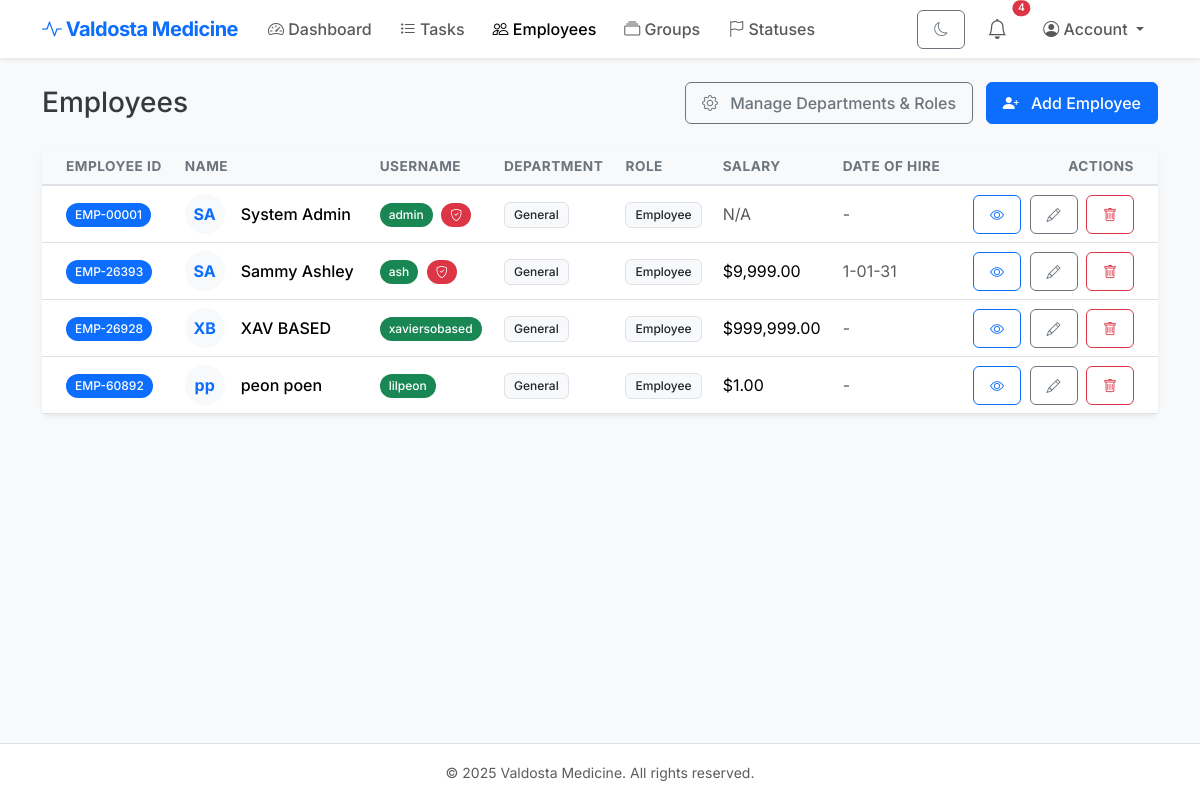
The app's page /employees (signed in), older data.
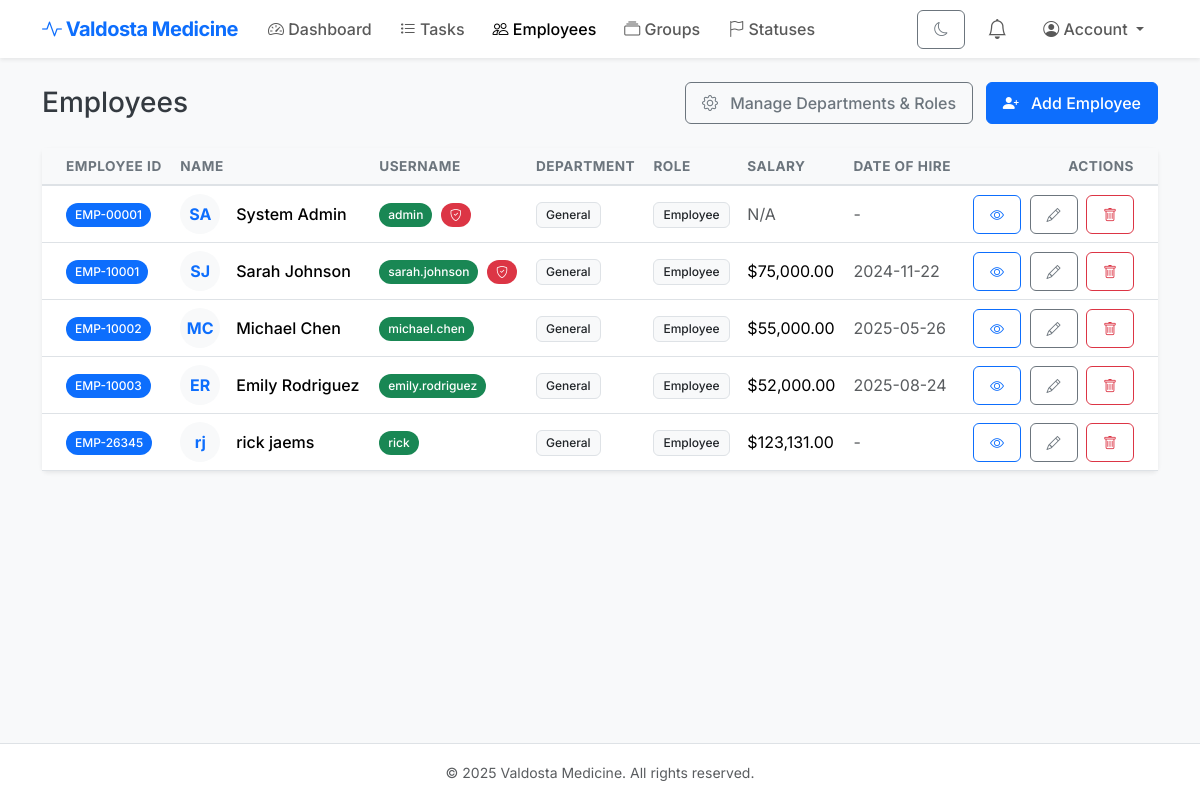
The same page, newer data.
### models.py (models this page shows)
class Employee(db.Model):
    __tablename__ = "employees"
    id = db.Column(db.Integer, primary_key=True)
    employee_id = db.Column(db.String(20), unique=True, nullable=False)  # Random employee ID
    first_name = db.Column(db.String(100), nullable=False)
    last_name = db.Column(db.String(100), nullable=False)
    address = db.Column(db.Text)
    salary = db.Column(db.Float)
    date_of_hire = db.Column(db.Date)
    date_of_birth = db.Column(db.Date)
    department_id = db.Column(db.Integer, db.ForeignKey("departments.id"))
    role_id = db.Column(db.Integer, db.ForeignKey("roles.id"))
    user_id = db.Column(db.Integer, db.ForeignKey("users.id"))
    department = db.relationship("Department", back_populates="employees")
    role = db.relationship("Role", back_populates="employees")
    user = db.relationship("User", back_populates="employee")
    def full_name(self):
        return f"{self.first_name} {self.last_name}"

class User(db.Model):
    __tablename__ = "users"
    id = db.Column(db.Integer, primary_key=True)
    username = db.Column(db.String(64), unique=True, nullable=False)
    password_hash = db.Column(db.String(255), nullable=False)
    is_active = db.Column(db.Boolean, default=True)
    employee = db.relationship("Employee", back_populates="user", uselist=False)
    groups = db.relationship("Group", secondary="user_groups", back_populates="users")
    created_tasks = db.relationship("Task", back_populates="creator", foreign_keys="Task.created_by_user_id")
    notifications = db.relationship("Notification", back_populates="user", order_by="Notification.created_at.desc()")
    def is_admin(self):
        return any(g.is_admin_group for g in self.groups)

class Department(db.Model):
    __tablename__ = "departments"
    id = db.Column(db.Integer, primary_key=True)
    name = db.Column(db.String(100), nullable=False)
    description = db.Column(db.Text)
    employees = db.relationship("Employee", back_populates="department")

class Role(db.Model):
    __tablename__ = "roles"
    id = db.Column(db.Integer, primary_key=True)
    name = db.Column(db.String(100), nullable=False)
    description = db.Column(db.Text)
    employees = db.relationship("Employee", back_populates="role")

### app.py (the view)
    @app.route("/employees")
    @login_required
    def employees():
        emps = Employee.query.all()
        departments = Department.query.all()
        roles = Role.query.all()
        return render_template("employees.html", employees=emps,
                               departments=departments, roles=roles)

### templates/employees.html (shortened to what this page needs)
{% extends "base.html" %}
{% block content %}
<div class="d-flex justify-content-between align-items-center mb-4">
  <h2 class="h3 mb-0">Employees</h2>
  <div>
    <a href="{{ url_for('departments_roles') }}" class="btn btn-outline-secondary me-2">
      <i class="bi bi-gear me-2"></i> Manage Departments & Roles
    </a>
    <button class="btn btn-primary" data-bs-toggle="modal" data-bs-target="#addEmployeeModal">
      <i class="bi bi-person-plus-fill me-2"></i> Add Employee
    </button>
  </div>
</div>
<div class="card shadow-sm">
  <div class="card-body p-0">
    <div class="table-responsive">
      <table class="table table-hover mb-0 align-middle">
              <thead class="table-light">
                <tr>
                  <th class="ps-4">Employee ID</th>
                  <th>Name</th>
                  <th>Username</th>
                  <th>Department</th>
                  <th>Role</th>
                  <th>Salary</th>
                  <th>Date of Hire</th>
                  <th class="text-end pe-4">Actions</th>
                </tr>
              </thead>
        <tbody>
          {% for e in employees %}
          <tr>
            <td class="ps-4">
              <span class="badge rounded-pill bg-primary">{{ e.employee_id }}</span>
            </td>
            <td class="fw-medium">
              <div class="d-flex align-items-center">
                <div
                  class="avatar me-3 bg-light rounded-circle d-flex align-items-center justify-content-center text-primary"
                  style="width: 40px; height: 40px;">
                  <span class="fw-bold">{{ e.first_name[0] }}{{ e.last_name[0] }}</span>
                </div>
                <div>{{ e.full_name() }}</div>
              </div>
            </td>
            <td>
              {% if e.user %}
              <span class="badge rounded-pill bg-success">{{ e.user.username }}</span>
              {% if e.user.is_admin() %}
                <span class="badge rounded-pill bg-danger ms-1">
                  <i class="bi bi-shield-check"></i>
                </span>
              {% endif %}
              {% else %}
              <span class="text-muted fst-italic">No account</span>
              {% endif %}
            </td>
            <td>
              <span class="badge bg-light text-dark border">
                {{ e.department.name if e.department else 'N/A' }}
              </span>
            </td>
            <td>
              <span class="badge bg-light text-dark border">
                {{ e.role.name if e.role else 'N/A' }}
              </span>
            </td>
            <td>
              {% if e.salary is not none %}
              ${{ "{:,.2f}".format(e.salary) }}
              {% else %}
              <span class="text-muted">N/A</span>
              {% endif %}
            </td>
            <td class="text-muted">
              {{ e.date_of_hire.strftime('%Y-%m-%d') if e.date_of_hire else '-' }}
            </td>
            <td class="text-end pe-4">
              <button class="btn btn-sm btn-outline-primary me-1" data-bs-toggle="modal"
                data-bs-target="#viewEmployeeModal{{ e.id }}" title="View Details">
                <i class="bi bi-eye"></i>
              </button>
              <button class="btn btn-sm btn-outline-secondary me-1" data-bs-toggle="modal"
                data-bs-target="#editEmployeeModal{{ e.id }}" title="Edit">
                <i class="bi bi-pencil"></i>
              </button>
              <button class="btn btn-sm btn-outline-danger" data-bs-toggle="modal"
                data-bs-target="#deleteEmployeeModal{{ e.id }}" title="Delete">
                <i class="bi bi-trash"></i>
              </button>
            </td>
          </tr>
          {% else %}
          <tr>
            <td colspan="8" class="text-center py-4 text-muted">No employees found.</td>
          </tr>
          {% endfor %}
        </tbody>
      </table>
    </div>
  </div>
</div>
{% endblock %}

### templates/base.html (shortened to what this page needs)
<!doctype html>
<html lang="en" class="h-100">
<head>
  <link rel="stylesheet" href="https://cdn.jsdelivr.net/npm/bootstrap-icons@1.11.3/font/bootstrap-icons.min.css">
  <link href="https://cdn.jsdelivr.net/npm/bootstrap@5.3.3/dist/css/bootstrap.min.css" rel="stylesheet">
  <link rel="stylesheet" href="{{ url_for('static', filename='style.css') }}">
</head>
<body class="d-flex flex-column h-100 bg-light">
<nav class="navbar navbar-expand-lg navbar-light bg-white shadow-sm mb-4">
  <div class="container">
    <a class="navbar-brand fw-bold text-primary" href="{{ url_for('dashboard') }}">
      <i class="bi bi-activity"></i> Valdosta Medicine
    </a>
    <div class="collapse navbar-collapse" id="navbarContent">
      {% if session.user_id %}
      <ul class="navbar-nav me-auto mb-2 mb-lg-0">
        <li class="nav-item">
            <a class="nav-link {% if request.endpoint == 'dashboard' %}active{% endif %}" href="{{ url_for('dashboard') }}">
              <i class="bi bi-speedometer2"></i> Dashboard
            </a>
        </li>
        <li class="nav-item">
            <a class="nav-link {% if request.endpoint == 'tasks' %}active{% endif %}" href="{{ url_for('tasks') }}">
              <i class="bi bi-list-task"></i> Tasks
            </a>
        </li>
        {% if current_user and current_user.is_admin() %}
        <li class="nav-item">
            <a class="nav-link {% if request.endpoint == 'employees' %}active{% endif %}" href="{{ url_for('employees') }}">
              <i class="bi bi-people"></i> Employees
            </a>
        </li>
        <li class="nav-item">
            <a class="nav-link {% if request.endpoint == 'groups' %}active{% endif %}" href="{{ url_for('groups') }}">
              <i class="bi bi-collection"></i> Groups
            </a>
        </li>
        <li class="nav-item">
            <a class="nav-link {% if request.endpoint == 'statuses' %}active{% endif %}" href="{{ url_for('statuses') }}">
              <i class="bi bi-flag"></i> Statuses
            </a>
        </li>
        {% endif %}
      </ul>
      <ul class="navbar-nav align-items-center gap-2">
        <li class="nav-item">
          <button class="btn btn-sm btn-outline-secondary" id="themeToggle" type="button" aria-label="Toggle dark mode">
          </button>
        </li>
        <li class="nav-item dropdown">
          <a class="nav-link position-relative" href="#" role="button" data-bs-toggle="dropdown">
            <i class="bi bi-bell fs-5"></i>
            {% if unread_notifications > 0 %}
            <span class="position-absolute top-0 start-100 translate-middle badge rounded-pill bg-danger">
              {{ unread_notifications if unread_notifications < 10 else '9+' }}
            </span>
            {% endif %}
          </a>
        </li>
        <li class="nav-item dropdown">
           <a class="nav-link dropdown-toggle" href="#" role="button" data-bs-toggle="dropdown">
             <i class="bi bi-person-circle"></i> Account
           </a>
        </li>
      </ul>
      {% endif %}
    </div>
  </div>
</nav>
<main class="flex-shrink-0 mb-5">
  <div class="container">
    {% block content %}{% endblock %}
  </div>
</main>
<footer class="footer mt-auto py-3 bg-white border-top">
  <div class="container text-center text-muted">
    <small>&copy; {{ now_year }} Valdosta Medicine. All rights reserved.</small>
  </div>
</footer>
</body>
</html>

### static/style.css (style rules this page uses)
body { font-family: 'Inter', sans-serif; background-color: #f8f9fa; color: #343a40; }
h1, h2, h3, h4, h5, h6 { font-weight: 600; color: #212529; }
.card { border: none; box-shadow: 0 0.125rem 0.25rem rgba(0, 0, 0, 0.075); transition: transform 0.2s ease-in-out, box-shadow 0.2s ease-in-out; }
.btn { border-radius: 0.375rem; font-weight: 500; padding: 0.5rem 1rem; }
.navbar-brand { letter-spacing: -0.5px; }
.nav-link { font-weight: 500; padding: 6px 14px !important; border-radius: 999px; }
.table { vertical-align: middle; }
.table thead th { border-top: none; border-bottom: 2px solid #dee2e6; font-size: 0.85rem; text-transform: uppercase; letter-spacing: 0.5px; color: #6c757d; }
.badge { font-weight: 500; padding: 0.5em 0.75em; }
.navbar { z-index: 1030 !important; position: relative; }
body, .card, .navbar, .footer, .table, .modal-content, .form-control, .form-select, .dropdown-menu, .badge, .nav-link, .btn { transition: background-color .25s ease, color .25s ease, border-color .25s ease, box-shadow .25s ease; }

Row changes from the older to the newer data that the page shows:
changed Employee: employee_id "EMP-26393" → "EMP-10001"; last_name "A" → "J"; full_name "Sammy Ashley" → "Sarah Johnson"; user.username "ash" → "sarah.johnson"; salary "9,999.00" → "75,000.00"; date_of_hire "1-01-31" → "2024-11-22"
changed Employee: employee_id "EMP-26928" → "EMP-10002"; first_name "X" → "M"; last_name "B" → "C"; full_name "XAV BASED" → "Michael Chen"; user.username "xaviersobased" → "michael.chen"; salary "999,999.00" → "55,000.00"; date_of_hire "-" → "2025-05-26"
changed Employee: employee_id "EMP-60892" → "EMP-10003"; first_name "p" → "E"; last_name "p" → "R"; full_name "peon poen" → "Emily Rodriguez"; user.username "lilpeon" → "emily.rodriguez"; salary "1.00" → "52,000.00"; date_of_hire "-" → "2025-08-24"
added Employee: employee_id "EMP-26345", first_name "r", last_name "j", full_name "rick jaems", user.username "rick", department "General", role "Employee", salary "123,131.00", date_of_hire "-"
Text that changed along with them:
{{ unread_notifications if unread_notifications < 10 else '9+' }}: "4" → (not shown)
